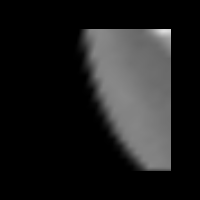

Recreate this plot in Python.
#!/usr/bin/env python
# Demonstrate vtkThinPlateSplineTransform warping a 3D volume dataset.

import os

import vtkmodules.vtkInteractionStyle  # noqa: F401
import vtkmodules.vtkRenderingOpenGL2  # noqa: F401

from vtkmodules.vtkCommonCore import vtkPoints
from vtkmodules.vtkCommonTransforms import vtkThinPlateSplineTransform
from vtkmodules.vtkIOImage import vtkImageReader
from vtkmodules.vtkImagingCore import vtkImageReslice
from vtkmodules.vtkRenderingCore import (
    vtkImageActor,
    vtkRenderWindow,
    vtkRenderWindowInteractor,
    vtkRenderer,
)

data_dir = os.environ.get("VPE_DATA_DIR", os.path.dirname(os.path.abspath(__file__)))

# Read volume data.
reader = vtkImageReader()
reader.ReleaseDataFlagOff()
reader.SetDataByteOrderToLittleEndian()
reader.SetDataExtent(0, 63, 0, 63, 1, 93)
reader.SetDataSpacing(3.2, 3.2, 1.5)
reader.SetDataOrigin(-100.8, -100.8, -69)
reader.SetFilePrefix(os.path.join(data_dir, "headsq", "quarter"))
reader.SetDataMask(0x7FFF)
reader.Update()

# Source and target landmarks.
source_landmarks = vtkPoints()
target_landmarks = vtkPoints()
source_landmarks.InsertNextPoint(0, 0, 0)
target_landmarks.InsertNextPoint(-60, 10, 20)
source_landmarks.InsertNextPoint(-100, -100, -50)
target_landmarks.InsertNextPoint(-100, -100, -50)
source_landmarks.InsertNextPoint(-100, -100, 50)
target_landmarks.InsertNextPoint(-100, -100, 50)
source_landmarks.InsertNextPoint(-100, 100, -50)
target_landmarks.InsertNextPoint(-100, 100, -50)
source_landmarks.InsertNextPoint(-100, 100, 50)
target_landmarks.InsertNextPoint(-100, 100, 50)
source_landmarks.InsertNextPoint(100, -100, -50)
target_landmarks.InsertNextPoint(100, -100, -50)
source_landmarks.InsertNextPoint(100, -100, 50)
target_landmarks.InsertNextPoint(100, -100, 50)
source_landmarks.InsertNextPoint(100, 100, -50)
target_landmarks.InsertNextPoint(100, 100, -50)
source_landmarks.InsertNextPoint(100, 100, 50)
target_landmarks.InsertNextPoint(100, 100, 50)

# Thin plate spline transform.
transform = vtkThinPlateSplineTransform()
transform.SetSourceLandmarks(source_landmarks)
transform.SetTargetLandmarks(target_landmarks)
transform.SetBasisToR()

# Reslice the volume with the transform.
reslice = vtkImageReslice()
reslice.SetInputConnection(reader.GetOutputPort())
reslice.SetResliceTransform(transform)
reslice.SetInterpolationModeToLinear()
reslice.SetOutputSpacing(1, 1, 1)

# Display a single slice using standard image rendering pipeline.
image_actor = vtkImageActor()
image_actor.GetMapper().SetInputConnection(reslice.GetOutputPort())
image_actor.SetDisplayExtent(0, 63, 0, 63, 90, 90)

renderer = vtkRenderer()
renderer.AddActor(image_actor)

render_window = vtkRenderWindow()
render_window.SetSize(200, 200)
render_window.AddRenderer(renderer)
render_window.SetWindowName("thin plate warp3d")

renderer.GetActiveCamera().ParallelProjectionOn()
renderer.ResetCamera()

interactor = vtkRenderWindowInteractor()
interactor.SetRenderWindow(render_window)

interactor.Initialize()
interactor.Start()
